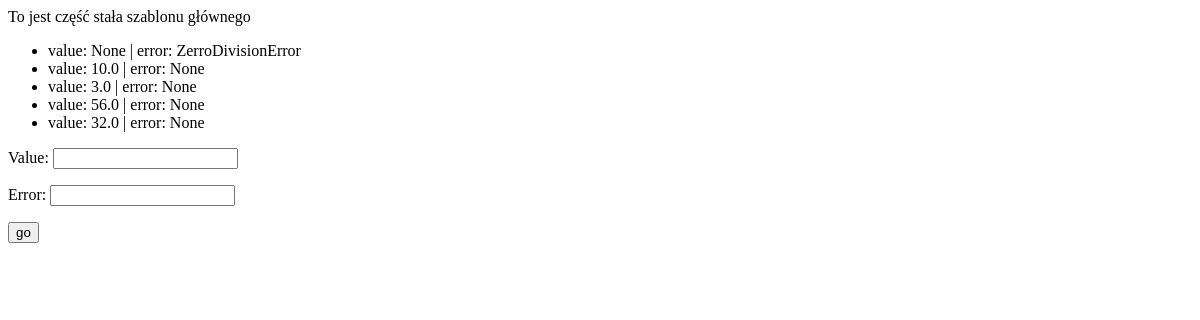
/maths/results/, run on an earlier commit of the app's database.
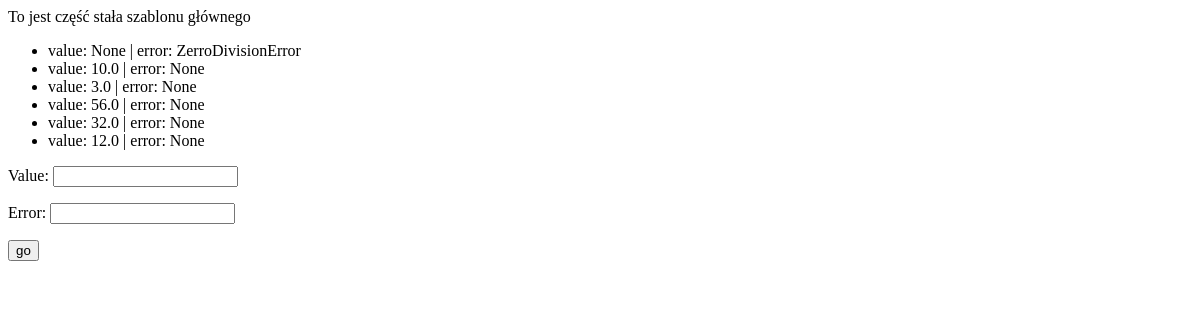
And on a later commit of the database.
### maths/models.py (models this page shows)
class Result(models.Model):
    value = models.FloatField(blank=True, null=True, unique=True)
    error = models.CharField(
        max_length=255,
        null=True,
        blank=True,
        unique=True
    )
    def __str__(self):
        return f"value: {self.value} | error: {self.error}"
    class Meta:
        constraints = [
            models.CheckConstraint(
                name="%(app_label)s_%(class)s_value_error_together",
                check=(
                    models.Q(
                        value__isnull=False,
                        error__isnull=True,
                    )
                    | models.Q(
                        value__isnull=True,
                        error__isnull=False,
                    )
                ),
            )
        ]

### maths/views.py (the view, shortened to what this page needs)
# urls.py: path('results/', results_list, name="results"),
def results_list(request):
    form = ResultForm()
    results = Result.objects.all()
    return render(
        request=request,
        template_name="maths/results.html",
        context={
            "results": results,
            "form": form
        }
    )

### maths/forms.py (shortened to what this page needs)
class ResultForm(forms.ModelForm):
    class Meta:
        model = Result
        fields = "__all__"

### maths/templates/maths/results.html (shortened to what this page needs)
{% extends "maths/main.html" %}
{% block content %}
<ul>
    {% for r in results %}
    <li>{{ r }}</li>
    {% endfor %}
</ul>
<form method="post">
    {{ form.as_p }}
    <input type="submit" value="go">
</form>
{% endblock %}

What changed in the data, as far as the page shows it:
added Result: value+error "value: 12.0 | error: None"
